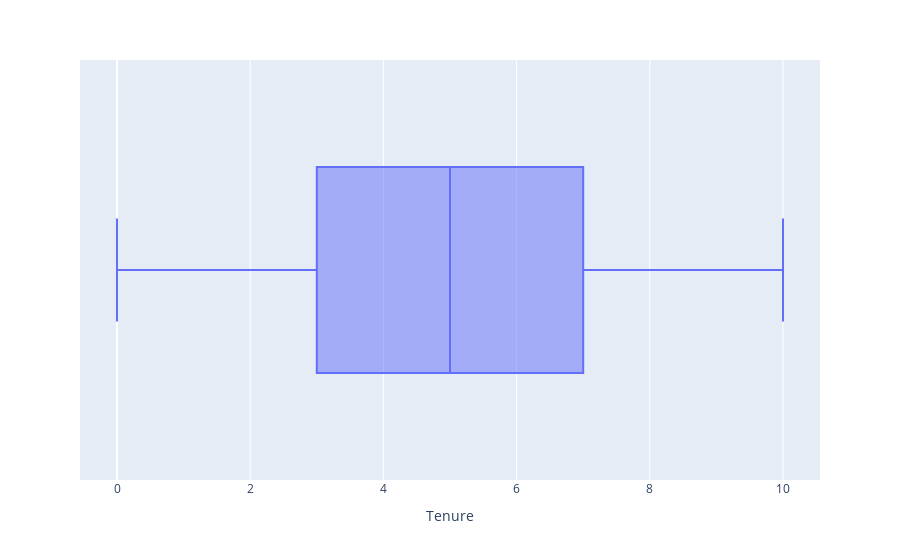

Here is the notebook cell this chart was saved with:
### Markdown cell above
Tenure

### Code cell
fig = px.box(df, x="Tenure")
fig.show()

### Figure 1 — Plotly figure (JSON) as saved in the notebook; plotly's stock layout.template omitted (floating-point values rounded to 4 significant figures; data arrays with more than 128 entries replaced by an {"elided": "..."} marker saying what was removed)
{"data": [{"alignmentgroup": "True", "hovertemplate": "Tenure=%{x}<extra></extra>", "legendgroup": "", "marker": {"color": "#636efa"}, "name": "", "notched": false, "offsetgroup": "", "orientation": "h", "showlegend": false, "x": {"elided": "10000 int values"}, "x0": " ", "xaxis": "x", "y0": " ", "yaxis": "y", "type": "box"}], "layout": {"xaxis": {"anchor": "y", "domain": [0, 1], "title": {"text": "Tenure"}}, "yaxis": {"anchor": "x", "domain": [0, 1]}, "legend": {"tracegroupgap": 0}, "margin": {"t": 60}, "boxmode": "group"}}
